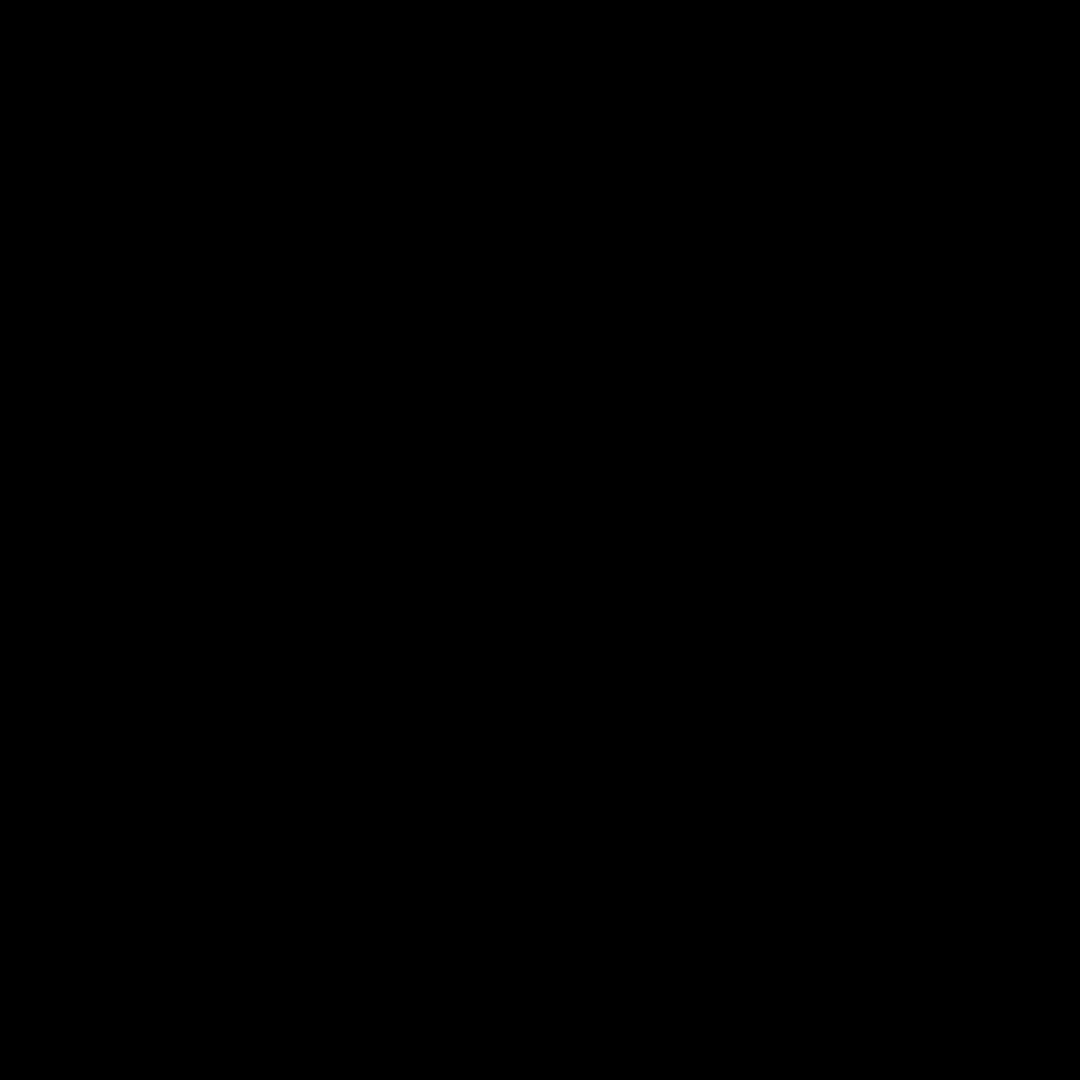
Frame 1 (no input)
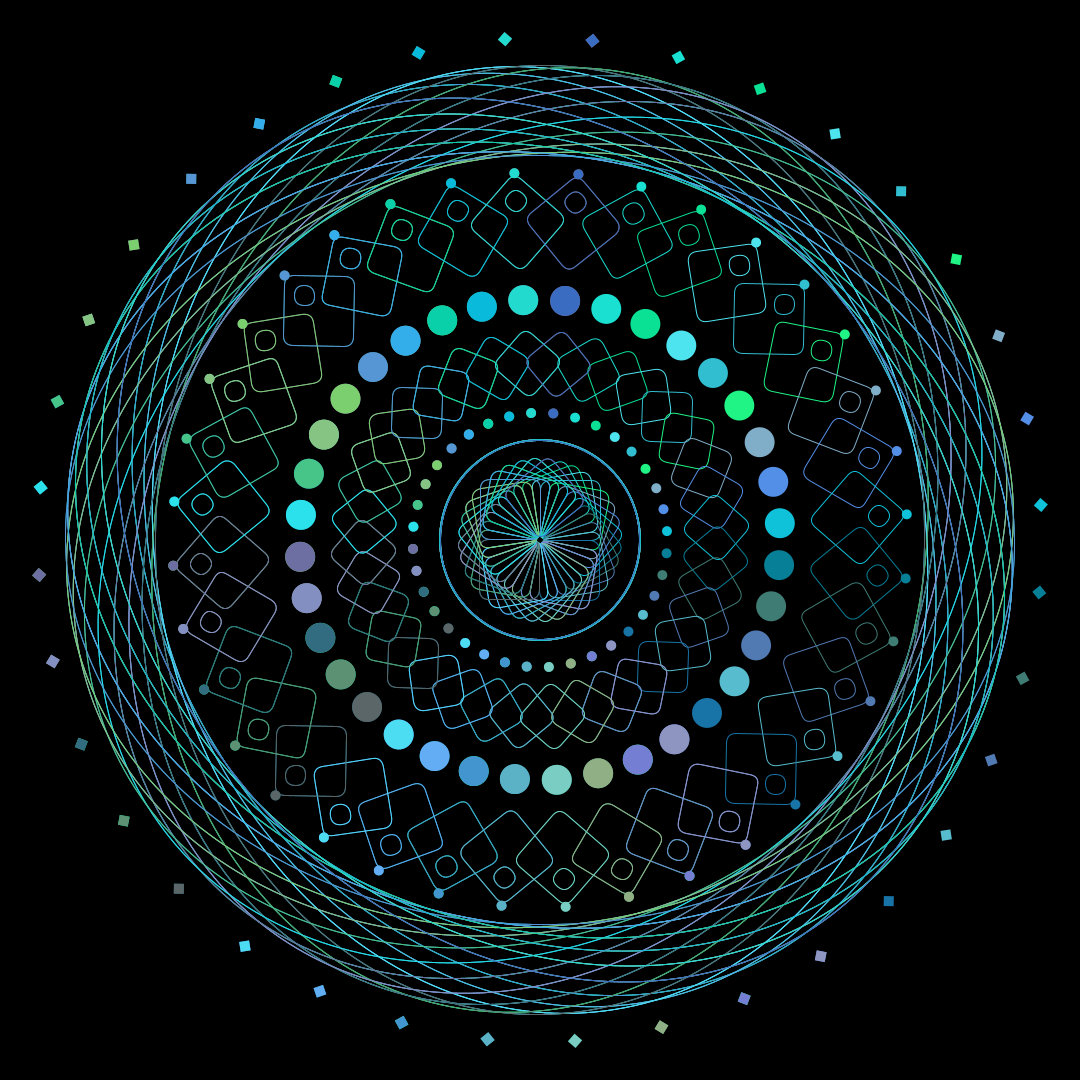
Frame 60 (the mouse pressed at the canvas centre just before this capture)
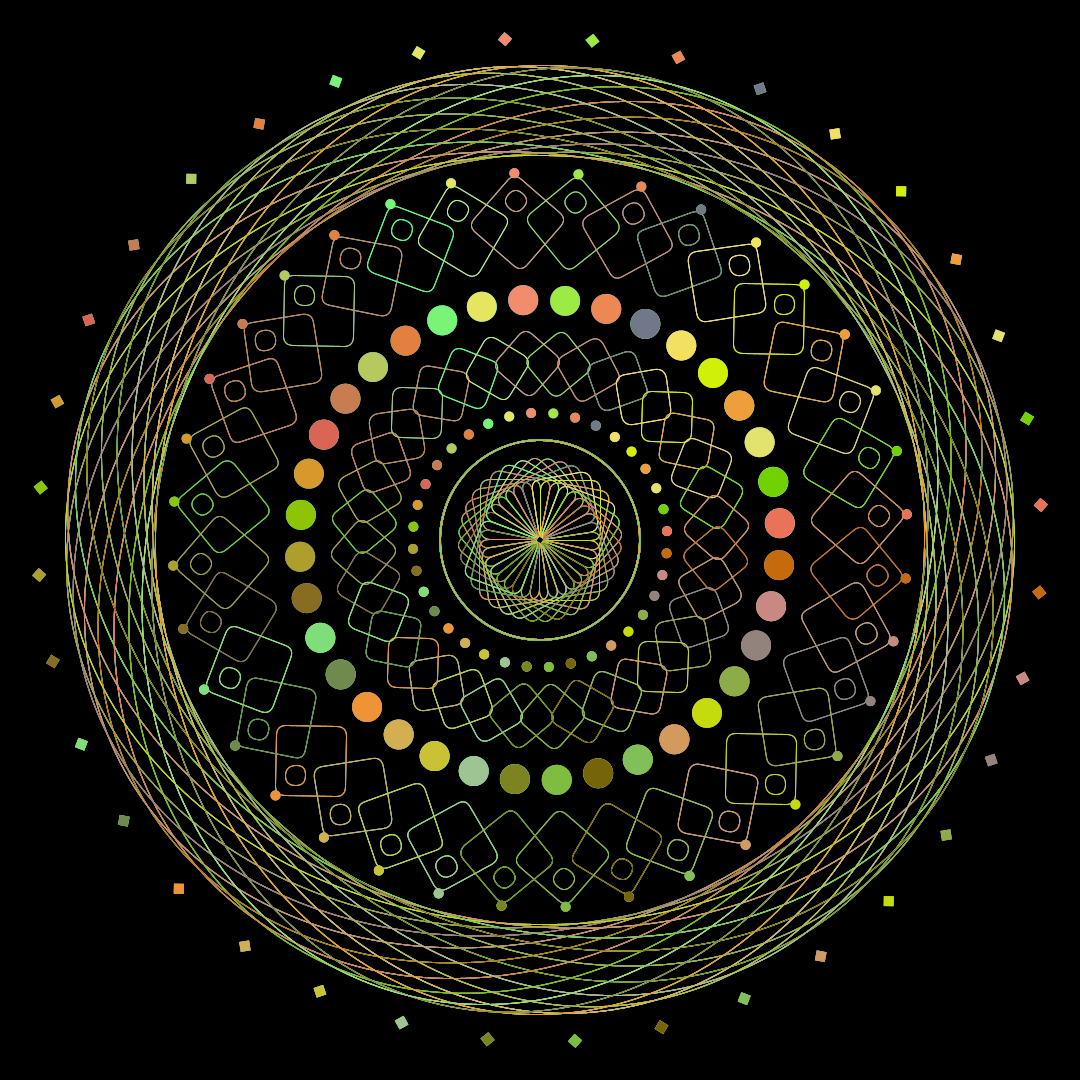
Frame 120 (the mouse held since frame 60 and released just before this capture)

The Processing sketch that drew these frames (run headless with seeded random() and noise(); from frame 60 on, the mouse is pressed at the canvas centre):

// Processing sketch: SS1_Jun
// ── SS1_Jun.pde
//////////////////////////////////////////////////////////////////////// title  circle
/////////////////////////////////////////////////////////////////////// author Jun Huang
float a=1;
float x=0;
float y=0;
float r;
float g;
float b;

void setup(){
size(1080,1080);
background(0);
}

void draw(){

translate(width/2,height/2);
rotate(radians(a));

//fill color below
fill(r,g,b);
noStroke();
ellipse (x+90,y+90,10,10);
ellipse (x+170,y+170,30,30);
ellipse (x+260,y+260,10,10);
rect (x+350,y+350,10,10);

// no fill color below
stroke(r,g,b);
noFill();
rect(x,y,60,60,10);
rect(x+100,y+100,50,50,10);
rect(x+190,y+190,70,70,10);
rect(x+230,y+230,20,20,10);
ellipse (x,y,200,200);
ellipse (x,y,950,770);

a=a+10;

if(mousePressed){
b=random(150);
g=random(100,250);
r=random(100,250);
} else{
r=random(150);
g=random(100,250);
b=random(100,250);
}
}
